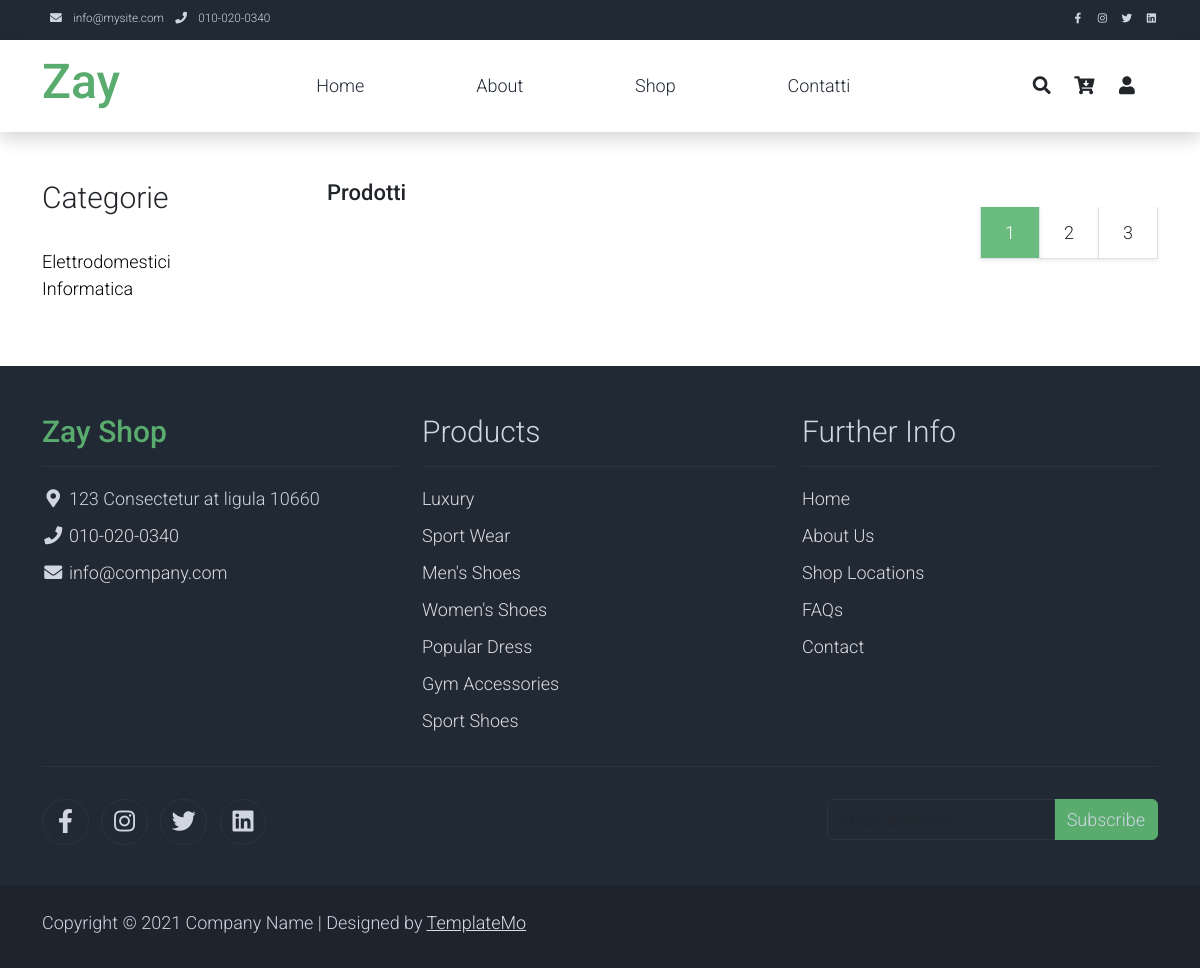
/shop/, run on an earlier commit of the app's database.
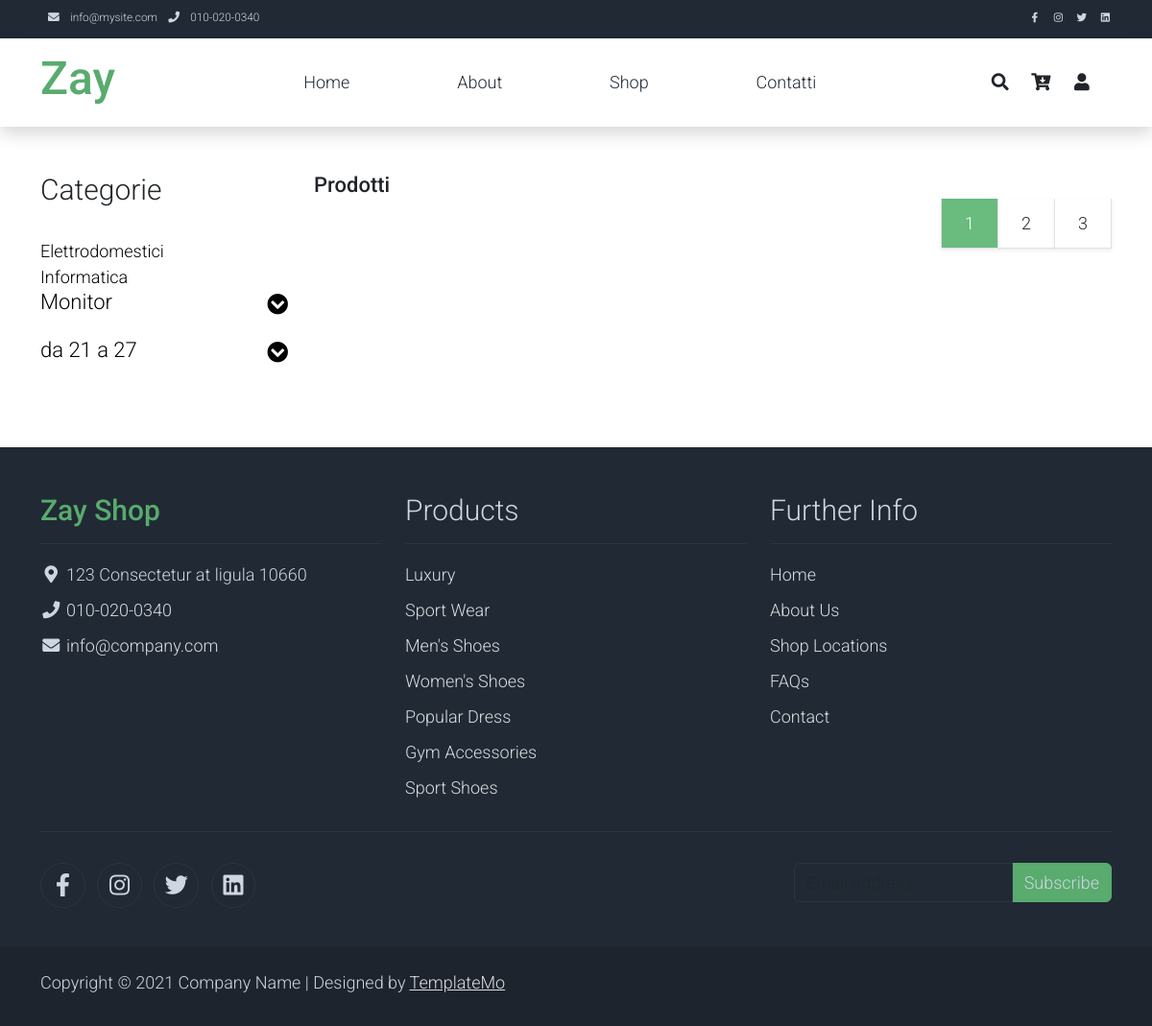
And on a later commit of the database.
### shop/models.py (models this page shows, shortened)
class Categorie(models.Model):
    categoria_principale = models.ForeignKey('self', null=True, blank=True, related_name='caegoria_principale', on_delete=models.CASCADE)
    nome = models.CharField(max_length=200)
    slug = models.SlugField(max_length=200, unique=True)
    class Meta:
        ordering = ['nome']
        indexes = [
            models.Index(fields=['nome'])
        ]
        unique_together = ('slug','categoria_principale') #rendo unico il nome della categoria
        verbose_name = 'categorie'
        verbose_name_plural = 'categorie'
    def get_absolute_url(self):
        return reverse("shop:product_list_by_category", args=[self.slug])

### shop/views.py (the view)
# urls.py: path('', views.lista_prodotti, name='lista_prodotti'),
def lista_prodotti(request, categoria_slug=None):
    categoria = None
    categorie = Categorie.objects.all()
    prodotti = Prodotti.objects.filter(pubblicato=True)
    if categoria_slug:
        categoria = get_object_or_404(Categorie, slug=categoria_slug)#Salvo in catogoria il nome dello slug
        prodotti = Prodotti.objects.filter(categoria=categoria).filter(pubblicato=True)#Estraggo solo i prodotti della categoria passata
    print(categoria)
    return render(request,'shop/lista_prodotti.html', {'categorie':categorie, 'prodotti':prodotti, 'categoria':categoria})

### cart/cart.py (called while the page is built)
    def __len__(self):
        return sum(item['quantita'] for item in self.cart.values())

### cart/context_processors.py (called while the page is built)
def cart(request):
    return {'cart':Cart(request)}

### templates/shop/lista_prodotti.html (shortened to what this page needs)
{% extends "base.html" %}
{% block content %}
<div class="row">
    <div class="col-lg-3">
        <h1 class="h2 pb-4">Categorie</h1>
        <ul class="list-unstyled templatemo-accordion">
            {% for cat in categorie %}
                {% if not cat.categoria_principale %}
                <li><a class="text-decoration-none" href="{{ cat.get_absolute_url }}">{{ cat.nome }}</a></li>
                {% else %}
                <li class="pb-3">
                    <a class="collapsed d-flex justify-content-between h3 text-decoration-none" href="{{ cat.get_absolute_url }}">
                        {{ cat.nome }}
                        <i class="fa fa-fw fa-chevron-circle-down mt-1"></i>
                    </a>
                </li>
                {% endif %}
            {% endfor %}
        </ul>
    </div>
    <div class="col-lg-9">
        <div class="row">
            <div class="col-md-6">
                <li class="list-inline-item">
                    <span class="h3 text-dark text-decoration-none mr-3">{% if categoria %}{{categoria}}{% else %}Prodotti{% endif %}</span>
                </li>
            </div>
        </div>
        <div div="row">
            <ul class="pagination pagination-lg justify-content-end">
                <li class="page-item disabled">
                    <a class="page-link active rounded-0 mr-3 shadow-sm border-top-0 border-left-0" href="#" tabindex="-1">1</a>
                </li>
                <li class="page-item">
                    <a class="page-link rounded-0 mr-3 shadow-sm border-top-0 border-left-0 text-dark" href="#">2</a>
                </li>
                <li class="page-item">
                    <a class="page-link rounded-0 shadow-sm border-top-0 border-left-0 text-dark" href="#">3</a>
                </li>
            </ul>
        </div>
    </div>
</div>
{% endblock content %}

### templates/base.html (shortened to what this page needs)
{% load static %}
<!DOCTYPE html>
<html lang="it">
<head>
    <link rel="stylesheet" href="{% static "css/bootstrap.min.css" %}">
    <link rel="stylesheet" href="{% static "css/templatemo.css" %}">
    <link rel="stylesheet" href="{% static "css/custom.css" %}">
    <link rel="stylesheet" href="{% static "css/fontawesome.min.css" %}">
</head>
<body>
    <nav class="navbar navbar-expand-lg bg-dark navbar-light d-none d-lg-block" id="templatemo_nav_top">
        <div class="container text-light">
            <div class="w-100 d-flex justify-content-between">
                <div>
                    <i class="fa fa-envelope mx-2"></i>
                    <a class="navbar-sm-brand text-light text-decoration-none" href="mailto:info@company.com">info@mysite.com</a>
                    <i class="fa fa-phone mx-2"></i>
                    <a class="navbar-sm-brand text-light text-decoration-none" href="tel:010-020-0340">010-020-0340</a>
                </div>
                <div>
                    <a class="text-light" href="https://fb.com/templatemo" target="_blank" rel="sponsored"><i class="fab fa-facebook-f fa-sm fa-fw me-2"></i></a>
                    <a class="text-light" href="https://www.instagram.com/" target="_blank"><i class="fab fa-instagram fa-sm fa-fw me-2"></i></a>
                    <a class="text-light" href="https://twitter.com/" target="_blank"><i class="fab fa-twitter fa-sm fa-fw me-2"></i></a>
                    <a class="text-light" href="https://www.linkedin.com/" target="_blank"><i class="fab fa-linkedin fa-sm fa-fw"></i></a>
                </div>
            </div>
        </div>
    </nav>
    <nav class="navbar navbar-expand-lg navbar-light shadow">
        <div class="container d-flex justify-content-between align-items-center">
            <a class="navbar-brand text-success logo h1 align-self-center" href="{% url "account:index" %}">
                Zay
            </a>
            <div class="align-self-center collapse navbar-collapse flex-fill  d-lg-flex justify-content-lg-between" id="templatemo_main_nav">
                <div class="flex-fill">
                    <ul class="nav navbar-nav d-flex justify-content-between mx-lg-auto">
                        <li class="nav-item">
                            <a class="nav-link" href="{% url "account:index" %}">Home</a>
                        </li>
                        <li class="nav-item">
                            <a class="nav-link" href="{% url "account:about" %}">About</a>
                        </li>
                        <li class="nav-item">
                            <a class="nav-link" href="{% url "shop:lista_prodotti" %}">Shop</a>
                        </li>
                        <li class="nav-item">
                            <a class="nav-link" href="{% url "account:contatti" %}">Contatti</a>
                        </li>
                    </ul>
                </div>
                <div class="navbar align-self-center d-flex">
                    <a class="nav-icon d-none d-lg-inline" href="#" data-bs-toggle="modal" data-bs-target="#templatemo_search">
                        <i class="fa fa-fw fa-search text-dark mr-2"></i>
                    </a>
                    <a class="nav-icon position-relative text-decoration-none" href="{% url "cart:cart_detail" %}">
                        <i class="fa fa-fw fa-cart-arrow-down text-dark mr-1"></i>
                    </a>
                    {% if request.user.is_authenticated %}
                    Ciao {{ request.user.username }} / <a href="{% url "account:logout" %}">logout</a>
                    {% else %}
                    <a class="nav-icon position-relative text-decoration-none" href="{% url "account:login" %}">
                        <i class="fa fa-fw fa-user text-dark mr-3"></i>
                    </a>
                    {% endif %}
                </div>
            </div>
        </div>
    </nav>
    <section class="container py-5">
        {% block content %}
        {% endblock content %}
    </section>
    <footer class="bg-dark" id="tempaltemo_footer">
        <div class="container">
            <div class="row">
                <div class="col-md-4 pt-5">
                    <h2 class="h2 text-success border-bottom pb-3 border-light logo">Zay Shop</h2>
                    <ul class="list-unstyled text-light footer-link-list">
                        <li>
                            <i class="fas fa-map-marker-alt fa-fw"></i>
                            123 Consectetur at ligula 10660
                        </li>
                        <li>
                            <i class="fa fa-phone fa-fw"></i>
                            <a class="text-decoration-none" href="tel:010-020-0340">010-020-0340</a>
                        </li>
                        <li>
                            <i class="fa fa-envelope fa-fw"></i>
                            <a class="text-decoration-none" href="mailto:info@company.com">info@company.com</a>
                        </li>
                    </ul>
                </div>
                <div class="col-md-4 pt-5">
                    <h2 class="h2 text-light border-bottom pb-3 border-light">Products</h2>
                    <ul class="list-unstyled text-light footer-link-list">
                        <li><a class="text-decoration-none" href="#">Luxury</a></li>
                        <li><a class="text-decoration-none" href="#">Sport Wear</a></li>
                        <li><a class="text-decoration-none" href="#">Men's Shoes</a></li>
                        <li><a class="text-decoration-none" href="#">Women's Shoes</a></li>
                        <li><a class="text-decoration-none" href="#">Popular Dress</a></li>
                        <li><a class="text-decoration-none" href="#">Gym Accessories</a></li>
                        <li><a class="text-decoration-none" href="#">Sport Shoes</a></li>
                    </ul>
                </div>
                <div class="col-md-4 pt-5">
                    <h2 class="h2 text-light border-bottom pb-3 border-light">Further Info</h2>
                    <ul class="list-unstyled text-light footer-link-list">
                        <li><a class="text-decoration-none" href="#">Home</a></li>
                        <li><a class="text-decoration-none" href="#">About Us</a></li>
                        <li><a class="text-decoration-none" href="#">Shop Locations</a></li>
                        <li><a class="text-decoration-none" href="#">FAQs</a></li>
                        <li><a class="text-decoration-none" href="#">Contact</a></li>
                    </ul>
                </div>
            </div>
            <div class="row text-light mb-4">
                <div class="col-12 mb-3">
                    <div class="w-100 my-3 border-top border-light"></div>
                </div>
                <div class="col-auto me-auto">
                    <ul class="list-inline text-left footer-icons">
                        <li class="list-inline-item border border-light rounded-circle text-center">
                            <a class="text-light text-decoration-none" target="_blank" href="http://facebook.com/"><i class="fab fa-facebook-f fa-lg fa-fw"></i></a>
                        </li>
                        <li class="list-inline-item border border-light rounded-circle text-center">
                            <a class="text-light text-decoration-none" target="_blank" href="https://www.instagram.com/"><i class="fab fa-instagram fa-lg fa-fw"></i></a>
                        </li>
                        <li class="list-inline-item border border-light rounded-circle text-center">
                            <a class="text-light text-decoration-none" target="_blank" href="https://twitter.com/"><i class="fab fa-twitter fa-lg fa-fw"></i></a>
                        </li>
                        <li class="list-inline-item border border-light rounded-circle text-center">
                            <a class="text-light text-decoration-none" target="_blank" href="https://www.linkedin.com/"><i class="fab fa-linkedin fa-lg fa-fw"></i></a>
                        </li>
                    </ul>
                </div>
                <div class="col-auto">
                    <div class="input-group mb-2">
                        <input type="text" class="form-control bg-dark border-light" id="subscribeEmail" placeholder="Email address">
                        <div class="input-group-text btn-success text-light">Subscribe</div>
                    </div>
                </div>
            </div>
        </div>
        <div class="w-100 bg-black py-3">
            <div class="container">
                <div class="row pt-2">
                    <div class="col-12">
                        <p class="text-left text-light">
                            Copyright &copy; 2021 Company Name
                            | Designed by <a rel="sponsored" href="https://templatemo.com" target="_blank">TemplateMo</a>
                        </p>
                    </div>
                </div>
            </div>
        </div>
    </footer>
</body>
</html>

### static/css/templatemo.css (style rules this page uses)
body, ul, li, p, a, label, input, div { font-family: 'Roboto', sans-serif; font-size: 18px !important; font-weight: 300 !important; }
.h1 { font-family: 'Roboto', sans-serif; font-size: 48px !important; font-weight: 200 !important; }
.h2 { font-family: 'Roboto', sans-serif; font-size: 30px !important; font-weight: 300; }
.h3 { font-family: 'Roboto', sans-serif; font-size: 22px !important; }
.logo { font-weight: 500 !important; }
.text-success { color: #59ab6e !important; }
.text-light { color: #cfd6e1 !important; }
.bg-dark { background-color: #212934 !important; }
.bg-black { background-color: #1d242d !important; }
.btn-success { background-color: #59ab6e !important; border-color: #56ae6c !important; }
.pagination .page-link:hover, .pagination .page-link.active { background-color: #69bb7e; color: #fff; }
#templatemo_nav_top { min-height: 40px; }
#templatemo_nav_top * { font-size: .9em !important; }
#templatemo_main_nav a { color: #212934; }
#templatemo_main_nav .navbar .nav-icon { margin-right: 20px; }
.templatemo-accordion a { color: #000; }
.form-control { border: 1px solid #e8e8e8; }
#tempaltemo_footer a { color: #dcdde1; }
#tempaltemo_footer ul.footer-link-list li { padding-top: 10px; }
#tempaltemo_footer ul.footer-icons li { width: 2.6em; height: 2.6em; line-height: 2.6em; }
#tempaltemo_footer .border-light { border-color: #2d343f !important; }
@media (min-width: 768px) { #templatemo_main_nav .navbar-nav { max-width: 450px; } }
@media (min-width: 992px) { #templatemo_main_nav .navbar-nav { max-width: 550px; } }

What changed in the data, as far as the page shows it:
added Categorie: nome "Monitor"
added Categorie: nome "da 21 a 27"
